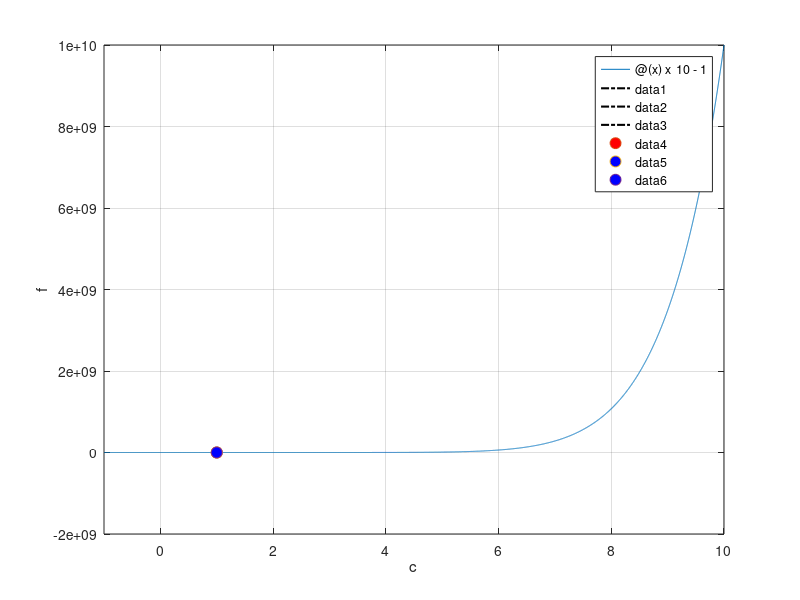

Write the MATLAB code that produced this figure.
clear all,clc,close all

ep_s=0.0001;

xl=0;
xu=pi*3/2;
imax=100;
f=@(x) x^10 - 1;
avg=(xl*f(xu)-xu*f(xl))/(f(xu)-f(xl));
sim_avg=[];
i=1;
while(1)
    fplot(f,[-1 10])
    
    hold on

    plot([avg avg],[0 f(avg)],'k-.','LineWidth',1.5)
    plot([xl xl],[0 f(xl)],'k-.','LineWidth',1.5)
    plot([xu xu],[0 f(xu)],'k-.','LineWidth',1.5)
    plot(avg,0,'o','MarkerFaceColor','r','MarkerSize',8)
    plot([xl xu],0,'o','MarkerFaceColor','b','MarkerSize',8)
    
    xlabel('c')
    ylabel('f')
    grid
    hold off
    pause(1)
    
    if f(xl)*f(avg)<0
        xu=avg;
    
    elseif f(xl)*f(avg)>0
        xl=avg;
   
    else
        result=avg;
    end
    avg=(xl+xu)/2;
    sim_avg(i)=avg;
    fprintf('\nroot: %.5f',avg)

    i=i+1;
    ep_a=abs(xl-avg)/abs(avg);
    if ep_a<ep_s
        break
    end
   
end

s=size(sim_avg);
fprintf('\nnumber of iteration: %d\n',s(2))





